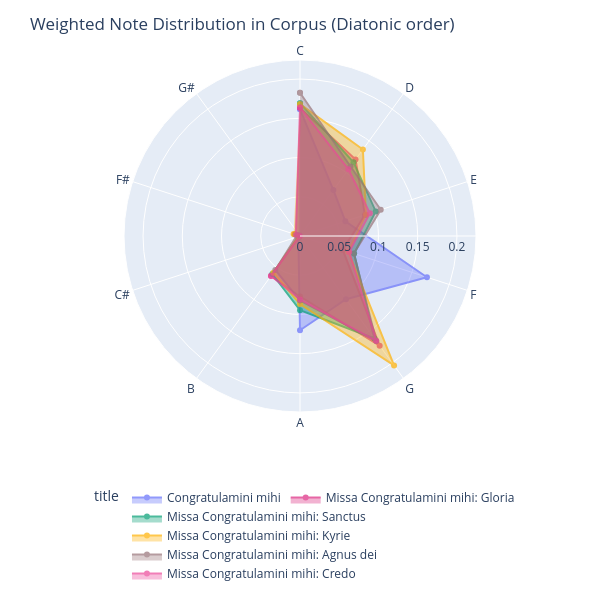

This figure's notebook cell:
### Markdown cell above
## 2c. Radar Plot of Notes

- note that we can choose among three different orderings for the tones in the plot:
- "Fifths", "Thirds", "Diatonic"
- you can also choose to include/exclude rests, and whether to show all possible tones, or just the active ones

### Code cell
pitch_order = 'Diatonic'
exclude_rests = True
limit_to_active_tones = True

fig = radar_note_plot(weighted_notes_sorted,
                    pitch_class_order=pitch_order,
                    exclude_rests=exclude_rests,
                    limit_to_active=limit_to_active_tones,
                    color_grouping='title'
                    )

### Figure 1 — Plotly figure (JSON) as saved in the notebook; plotly's stock layout.template omitted (floating-point values rounded to 4 significant figures)
{"data": [{"fill": "toself", "hovertemplate": "title=Congratulamini mihi<br>scaled=%{r}<br>pitch_class=%{theta}<extra></extra>", "legendgroup": "Congratulamini mihi", "line": {"color": "#636EFA", "dash": "solid"}, "marker": {"symbol": "circle"}, "mode": "markers+lines", "name": "Congratulamini mihi", "opacity": 0.7, "r": [0.1614, 0.0724, 0.0608, 0.1701, 0.0997, 0.1201, 0.0035, 0.06, 0.1614], "showlegend": true, "subplot": "polar", "theta": ["C", "D", "E", "F", "G", "A", "B", null, "C"], "type": "scatterpolar"}, {"fill": "toself", "hovertemplate": "title=Missa Congratulamini mihi: Gloria<br>scaled=%{r}<br>pitch_class=%{theta}<extra></extra>", "legendgroup": "Missa Congratulamini mihi: Gloria", "line": {"color": "#DC267F", "dash": "solid"}, "marker": {"symbol": "circle"}, "mode": "markers+lines", "name": "Missa Congratulamini mihi: Gloria", "opacity": 0.7, "r": [0.1633, 0.1204, 0.087, 0.0573, 0.1727, 0.0771, 0.063, 0.0007, 0.0073, 0.0004, 0.1633], "showlegend": true, "subplot": "polar", "theta": ["C", "D", "E", "F", "G", "A", "B", "C#", "F#", null, "C"], "type": "scatterpolar"}, {"fill": "toself", "hovertemplate": "title=Missa Congratulamini mihi: Sanctus<br>scaled=%{r}<br>pitch_class=%{theta}<extra></extra>", "legendgroup": "Missa Congratulamini mihi: Sanctus", "line": {"color": "#009E73", "dash": "solid"}, "marker": {"symbol": "circle"}, "mode": "markers+lines", "name": "Missa Congratulamini mihi: Sanctus", "opacity": 0.7, "r": [0.1693, 0.116, 0.1014, 0.0725, 0.1614, 0.0946, 0.06, 0.0012, 0.0062, 0.0015, 0.1693], "showlegend": true, "subplot": "polar", "theta": ["C", "D", "E", "F", "G", "A", "B", "C#", "F#", null, "C"], "type": "scatterpolar"}, {"fill": "toself", "hovertemplate": "title=Missa Congratulamini mihi: Kyrie<br>scaled=%{r}<br>pitch_class=%{theta}<extra></extra>", "legendgroup": "Missa Congratulamini mihi: Kyrie", "line": {"color": "#FFB000", "dash": "solid"}, "marker": {"symbol": "circle"}, "mode": "markers+lines", "name": "Missa Congratulamini mihi: Kyrie", "opacity": 0.7, "r": [0.168, 0.1363, 0.0884, 0.0647, 0.2039, 0.0868, 0.0578, 0.0024, 0.0086, 0.0005, 0.0035, 0.168], "showlegend": true, "subplot": "polar", "theta": ["C", "D", "E", "F", "G", "A", "B", "C#", "F#", null, null, "C"], "type": "scatterpolar"}, {"fill": "toself", "hovertemplate": "title=Missa Congratulamini mihi: Agnus dei<br>scaled=%{r}<br>pitch_class=%{theta}<extra></extra>", "legendgroup": "Missa Congratulamini mihi: Agnus dei", "line": {"color": "#977277", "dash": "solid"}, "marker": {"symbol": "circle"}, "mode": "markers+lines", "name": "Missa Congratulamini mihi: Agnus dei", "opacity": 0.7, "r": [0.1826, 0.1095, 0.1082, 0.0722, 0.1655, 0.0823, 0.0535, 0.0037, 0.0009, 0.0009, 0.1826], "showlegend": true, "subplot": "polar", "theta": ["C", "D", "E", "F", "G", "A", "B", "F#", "G#", null, "C"], "type": "scatterpolar"}, {"fill": "toself", "hovertemplate": "title=Missa Congratulamini mihi: Credo<br>scaled=%{r}<br>pitch_class=%{theta}<extra></extra>", "legendgroup": "Missa Congratulamini mihi: Credo", "line": {"color": "#EC4899", "dash": "solid"}, "marker": {"symbol": "circle"}, "mode": "markers+lines", "name": "Missa Congratulamini mihi: Credo", "opacity": 0.7, "r": [0.1636, 0.105, 0.0936, 0.0659, 0.1652, 0.0808, 0.0628, 0.0004, 0.0054, 0.1636], "showlegend": true, "subplot": "polar", "theta": ["C", "D", "E", "F", "G", "A", "B", "C#", "F#", "C"], "type": "scatterpolar"}], "layout": {"height": 600, "legend": {"orientation": "h", "title": {"text": "title"}, "tracegroupgap": 0, "x": 1, "xanchor": "right", "y": -0.5, "yanchor": "bottom"}, "margin": {"t": 60}, "polar": {"angularaxis": {"categoryarray": ["C", "D", "E", "F", "G", "A", "B", "C#", "F#", "G#"], "categoryorder": "array", "direction": "clockwise", "rotation": 90}, "domain": {"x": [0, 1], "y": [0, 1]}, "radialaxis": {"range": [0, 0.2243]}}, "showlegend": true, "title": {"text": "Weighted Note Distribution in Corpus (Diatonic order)"}, "width": 600}}
